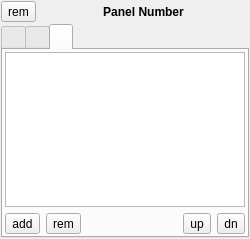
<?xml version="1.0" encoding="UTF-8"?>
<ui version="4.0">
 <class>PanelWidget</class>
 <widget class="QWidget" name="PanelWidget">
  <property name="geometry">
   <rect>
    <x>0</x>
    <y>0</y>
    <width>250</width>
    <height>239</height>
   </rect>
  </property>
  <property name="sizePolicy">
   <sizepolicy hsizetype="Minimum" vsizetype="Preferred">
    <horstretch>0</horstretch>
    <verstretch>0</verstretch>
   </sizepolicy>
  </property>
  <property name="minimumSize">
   <size>
    <width>250</width>
    <height>0</height>
   </size>
  </property>
  <property name="maximumSize">
   <size>
    <width>400</width>
    <height>16777215</height>
   </size>
  </property>
  <property name="windowTitle">
   <string>Form</string>
  </property>
  <layout class="QVBoxLayout" name="verticalLayout">
   <property name="spacing">
    <number>2</number>
   </property>
   <property name="leftMargin">
    <number>1</number>
   </property>
   <property name="topMargin">
    <number>1</number>
   </property>
   <property name="rightMargin">
    <number>1</number>
   </property>
   <property name="bottomMargin">
    <number>1</number>
   </property>
   <item>
    <layout class="QHBoxLayout" name="horizontalLayout">
     <item>
      <widget class="QToolButton" name="tool_rm">
       <property name="text">
        <string notr="true">rem</string>
       </property>
      </widget>
     </item>
     <item>
      <widget class="QLabel" name="label">
       <property name="font">
        <font>
         <weight>75</weight>
         <bold>true</bold>
        </font>
       </property>
       <property name="text">
        <string notr="true">Panel Number</string>
       </property>
       <property name="alignment">
        <set>Qt::AlignCenter</set>
       </property>
      </widget>
     </item>
    </layout>
   </item>
   <item>
    <widget class="QTabWidget" name="tabWidget">
     <property name="currentIndex">
      <number>2</number>
     </property>
     <property name="iconSize">
      <size>
       <width>22</width>
       <height>22</height>
      </size>
     </property>
     <widget class="QWidget" name="tabWidgetPage1">
      <attribute name="title">
       <string notr="true"/>
      </attribute>
      <attribute name="toolTip">
       <string>Location</string>
      </attribute>
      <layout class="QFormLayout" name="formLayout">
       <property name="labelAlignment">
        <set>Qt::AlignRight|Qt::AlignTrailing|Qt::AlignVCenter</set>
       </property>
       <property name="leftMargin">
        <number>2</number>
       </property>
       <property name="topMargin">
        <number>2</number>
       </property>
       <property name="rightMargin">
        <number>2</number>
       </property>
       <property name="bottomMargin">
        <number>2</number>
       </property>
       <item row="0" column="0">
        <widget class="QLabel" name="label_2">
         <property name="text">
          <string>Edge:</string>
         </property>
        </widget>
       </item>
       <item row="0" column="1">
        <widget class="QComboBox" name="combo_edge">
         <property name="sizePolicy">
          <sizepolicy hsizetype="Minimum" vsizetype="Fixed">
           <horstretch>0</horstretch>
           <verstretch>0</verstretch>
          </sizepolicy>
         </property>
        </widget>
       </item>
       <item row="2" column="0">
        <widget class="QLabel" name="label_3">
         <property name="text">
          <string>Size:</string>
         </property>
        </widget>
       </item>
       <item row="2" column="1">
        <widget class="QSpinBox" name="spin_pxthick">
         <property name="suffix">
          <string> pixel(s) thick</string>
         </property>
         <property name="minimum">
          <number>5</number>
         </property>
         <property name="maximum">
          <number>30000</number>
         </property>
         <property name="singleStep">
          <number>5</number>
         </property>
         <property name="value">
          <number>40</number>
         </property>
        </widget>
       </item>
       <item row="3" column="1">
        <widget class="QSpinBox" name="spin_plength">
         <property name="suffix">
          <string>% length</string>
         </property>
         <property name="minimum">
          <number>1</number>
         </property>
         <property name="maximum">
          <number>100</number>
         </property>
        </widget>
       </item>
       <item row="5" column="0">
        <spacer name="verticalSpacer_2">
         <property name="orientation">
          <enum>Qt::Vertical</enum>
         </property>
         <property name="sizeHint" stdset="0">
          <size>
           <width>20</width>
           <height>40</height>
          </size>
         </property>
        </spacer>
       </item>
       <item row="1" column="0">
        <widget class="QLabel" name="label_4">
         <property name="text">
          <string>Alignment:</string>
         </property>
        </widget>
       </item>
       <item row="1" column="1">
        <widget class="QComboBox" name="combo_align">
         <property name="sizePolicy">
          <sizepolicy hsizetype="Minimum" vsizetype="Fixed">
           <horstretch>0</horstretch>
           <verstretch>0</verstretch>
          </sizepolicy>
         </property>
        </widget>
       </item>
      </layout>
     </widget>
     <widget class="QWidget" name="tabWidgetPage2">
      <attribute name="title">
       <string notr="true"/>
      </attribute>
      <attribute name="toolTip">
       <string>Appearance</string>
      </attribute>
      <layout class="QVBoxLayout" name="verticalLayout_2">
       <property name="leftMargin">
        <number>2</number>
       </property>
       <property name="topMargin">
        <number>2</number>
       </property>
       <property name="rightMargin">
        <number>2</number>
       </property>
       <property name="bottomMargin">
        <number>2</number>
       </property>
       <item>
        <widget class="QCheckBox" name="check_autohide">
         <property name="text">
          <string>Auto-hide Panel</string>
         </property>
        </widget>
       </item>
       <item>
        <widget class="QCheckBox" name="check_appmenu_text">
         <property name="text">
          <string>Show application menu button text</string>
         </property>
        </widget>
       </item>
       <item>
        <widget class="QCheckBox" name="check_taskmanager_text">
         <property name="text">
          <string>Show task manager button text</string>
         </property>
        </widget>
       </item>
       <item>
        <widget class="QGroupBox" name="group_customcolor">
         <property name="title">
          <string>Use Custom Color</string>
         </property>
         <property name="checkable">
          <bool>true</bool>
         </property>
         <layout class="QHBoxLayout" name="horizontalLayout_2">
          <property name="leftMargin">
           <number>2</number>
          </property>
          <property name="topMargin">
           <number>2</number>
          </property>
          <property name="rightMargin">
           <number>2</number>
          </property>
          <property name="bottomMargin">
           <number>2</number>
          </property>
          <item>
           <widget class="QToolButton" name="tool_selectcolor">
            <property name="text">
             <string>...</string>
            </property>
           </widget>
          </item>
          <item>
           <widget class="QLabel" name="label_color_sample">
            <property name="text">
             <string>Sample</string>
            </property>
            <property name="alignment">
             <set>Qt::AlignCenter</set>
            </property>
           </widget>
          </item>
         </layout>
        </widget>
       </item>
       <item>
        <spacer name="verticalSpacer">
         <property name="orientation">
          <enum>Qt::Vertical</enum>
         </property>
         <property name="sizeHint" stdset="0">
          <size>
           <width>20</width>
           <height>40</height>
          </size>
         </property>
        </spacer>
       </item>
      </layout>
     </widget>
     <widget class="QWidget" name="tabWidgetPage3">
      <attribute name="title">
       <string notr="true"/>
      </attribute>
      <attribute name="toolTip">
       <string>Plugins</string>
      </attribute>
      <layout class="QVBoxLayout" name="verticalLayout_3">
       <property name="leftMargin">
        <number>2</number>
       </property>
       <property name="topMargin">
        <number>2</number>
       </property>
       <property name="rightMargin">
        <number>2</number>
       </property>
       <property name="bottomMargin">
        <number>2</number>
       </property>
       <item>
        <widget class="QListWidget" name="list_plugins">
         <property name="sizePolicy">
          <sizepolicy hsizetype="Minimum" vsizetype="Expanding">
           <horstretch>0</horstretch>
           <verstretch>0</verstretch>
          </sizepolicy>
         </property>
        </widget>
       </item>
       <item>
        <layout class="QHBoxLayout" name="horizontalLayout_3">
         <item>
          <widget class="QToolButton" name="tool_addplugin">
           <property name="text">
            <string notr="true">add</string>
           </property>
          </widget>
         </item>
         <item>
          <widget class="QToolButton" name="tool_remplugin">
           <property name="text">
            <string notr="true">rem</string>
           </property>
          </widget>
         </item>
         <item>
          <spacer name="horizontalSpacer">
           <property name="orientation">
            <enum>Qt::Horizontal</enum>
           </property>
           <property name="sizeType">
            <enum>QSizePolicy::MinimumExpanding</enum>
           </property>
           <property name="sizeHint" stdset="0">
            <size>
             <width>10</width>
             <height>20</height>
            </size>
           </property>
          </spacer>
         </item>
         <item>
          <widget class="QToolButton" name="tool_upplugin">
           <property name="text">
            <string notr="true">up</string>
           </property>
          </widget>
         </item>
         <item>
          <widget class="QToolButton" name="tool_downplugin">
           <property name="text">
            <string notr="true">dn</string>
           </property>
          </widget>
         </item>
        </layout>
       </item>
      </layout>
     </widget>
    </widget>
   </item>
  </layout>
 </widget>
 <resources/>
 <connections/>
</ui>
